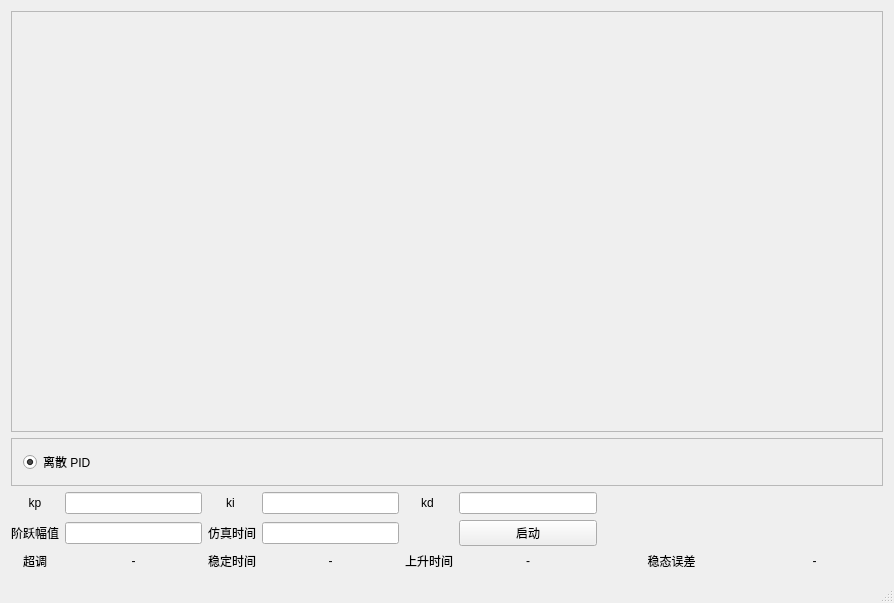
<?xml version="1.0" encoding="UTF-8"?>
<ui version="4.0">
 <class>MainWindow</class>
 <widget class="QMainWindow" name="MainWindow">
  <property name="geometry">
   <rect>
    <x>0</x>
    <y>0</y>
    <width>894</width>
    <height>603</height>
   </rect>
  </property>
  <property name="minimumSize">
   <size>
    <width>200</width>
    <height>100</height>
   </size>
  </property>
  <property name="windowTitle">
   <string>PID 仿真 made by 李成琨</string>
  </property>
  <widget class="QWidget" name="centralWidget">
   <layout class="QVBoxLayout" name="verticalLayout">
    <item>
     <widget class="QFrame" name="frame_2">
      <property name="frameShape">
       <enum>QFrame::StyledPanel</enum>
      </property>
      <property name="frameShadow">
       <enum>QFrame::Sunken</enum>
      </property>
      <property name="lineWidth">
       <number>1</number>
      </property>
      <property name="midLineWidth">
       <number>0</number>
      </property>
      <layout class="QVBoxLayout" name="verticalLayout_3">
       <property name="spacing">
        <number>0</number>
       </property>
       <property name="leftMargin">
        <number>0</number>
       </property>
       <property name="topMargin">
        <number>0</number>
       </property>
       <property name="rightMargin">
        <number>0</number>
       </property>
       <property name="bottomMargin">
        <number>0</number>
       </property>
       <item>
        <widget class="QCustomPlot" name="customPlot" native="true">
         <property name="sizePolicy">
          <sizepolicy hsizetype="Preferred" vsizetype="MinimumExpanding">
           <horstretch>0</horstretch>
           <verstretch>0</verstretch>
          </sizepolicy>
         </property>
        </widget>
       </item>
      </layout>
     </widget>
    </item>
    <item>
     <widget class="QFrame" name="frame">
      <property name="frameShape">
       <enum>QFrame::StyledPanel</enum>
      </property>
      <property name="frameShadow">
       <enum>QFrame::Raised</enum>
      </property>
      <layout class="QVBoxLayout" name="verticalLayout_2">
       <item>
        <layout class="QHBoxLayout" name="horizontalLayout">
         <item>
          <widget class="QRadioButton" name="radioButtonPositionPid">
           <property name="text">
            <string>离散 PID</string>
           </property>
           <property name="checked">
            <bool>true</bool>
           </property>
          </widget>
         </item>
         <item>
          <spacer name="horizontalSpacer_2">
           <property name="orientation">
            <enum>Qt::Horizontal</enum>
           </property>
           <property name="sizeHint" stdset="0">
            <size>
             <width>40</width>
             <height>20</height>
            </size>
           </property>
          </spacer>
         </item>
        </layout>
       </item>
      </layout>
     </widget>
    </item>
    <item>
     <layout class="QGridLayout" name="gridLayout">
      <item row="2" column="0">
       <widget class="QLabel" name="label">
        <property name="text">
         <string>超调</string>
        </property>
        <property name="alignment">
         <set>Qt::AlignCenter</set>
        </property>
       </widget>
      </item>
      <item row="0" column="4">
       <widget class="QLabel" name="labelKd">
        <property name="text">
         <string>kd   </string>
        </property>
        <property name="textFormat">
         <enum>Qt::RichText</enum>
        </property>
        <property name="alignment">
         <set>Qt::AlignCenter</set>
        </property>
       </widget>
      </item>
      <item row="0" column="0">
       <widget class="QLabel" name="labelKp">
        <property name="text">
         <string>kp</string>
        </property>
        <property name="alignment">
         <set>Qt::AlignCenter</set>
        </property>
       </widget>
      </item>
      <item row="1" column="5">
       <widget class="QPushButton" name="pushButtonRun">
        <property name="text">
         <string>启动</string>
        </property>
       </widget>
      </item>
      <item row="1" column="7">
       <spacer name="horizontalSpacer_6">
        <property name="orientation">
         <enum>Qt::Horizontal</enum>
        </property>
        <property name="sizeHint" stdset="0">
         <size>
          <width>40</width>
          <height>20</height>
         </size>
        </property>
       </spacer>
      </item>
      <item row="0" column="5">
       <widget class="QLineEdit" name="lineEditKd"/>
      </item>
      <item row="0" column="6">
       <spacer name="horizontalSpacer_4">
        <property name="orientation">
         <enum>Qt::Horizontal</enum>
        </property>
        <property name="sizeHint" stdset="0">
         <size>
          <width>40</width>
          <height>20</height>
         </size>
        </property>
       </spacer>
      </item>
      <item row="0" column="7">
       <spacer name="horizontalSpacer_3">
        <property name="orientation">
         <enum>Qt::Horizontal</enum>
        </property>
        <property name="sizeHint" stdset="0">
         <size>
          <width>40</width>
          <height>20</height>
         </size>
        </property>
       </spacer>
      </item>
      <item row="0" column="1">
       <widget class="QLineEdit" name="lineEditKp"/>
      </item>
      <item row="1" column="0">
       <widget class="QLabel" name="labelTarget">
        <property name="text">
         <string>阶跃幅值</string>
        </property>
       </widget>
      </item>
      <item row="1" column="2">
       <widget class="QLabel" name="labelN">
        <property name="text">
         <string>仿真时间</string>
        </property>
        <property name="alignment">
         <set>Qt::AlignCenter</set>
        </property>
       </widget>
      </item>
      <item row="0" column="2">
       <widget class="QLabel" name="labelKi">
        <property name="text">
         <string>ki    </string>
        </property>
        <property name="textFormat">
         <enum>Qt::RichText</enum>
        </property>
        <property name="alignment">
         <set>Qt::AlignCenter</set>
        </property>
       </widget>
      </item>
      <item row="0" column="3">
       <widget class="QLineEdit" name="lineEditKi"/>
      </item>
      <item row="1" column="6">
       <spacer name="horizontalSpacer_5">
        <property name="orientation">
         <enum>Qt::Horizontal</enum>
        </property>
        <property name="sizeHint" stdset="0">
         <size>
          <width>40</width>
          <height>20</height>
         </size>
        </property>
       </spacer>
      </item>
      <item row="1" column="3">
       <widget class="QLineEdit" name="lineEditN">
        <property name="minimumSize">
         <size>
          <width>0</width>
          <height>21</height>
         </size>
        </property>
       </widget>
      </item>
      <item row="2" column="1">
       <widget class="QLabel" name="labelovershoot">
        <property name="text">
         <string>-</string>
        </property>
        <property name="alignment">
         <set>Qt::AlignCenter</set>
        </property>
       </widget>
      </item>
      <item row="1" column="1">
       <widget class="QLineEdit" name="lineEditTarget"/>
      </item>
      <item row="2" column="2">
       <widget class="QLabel" name="label_2">
        <property name="text">
         <string>稳定时间</string>
        </property>
        <property name="alignment">
         <set>Qt::AlignCenter</set>
        </property>
       </widget>
      </item>
      <item row="2" column="3">
       <widget class="QLabel" name="labelts">
        <property name="text">
         <string>-</string>
        </property>
        <property name="alignment">
         <set>Qt::AlignCenter</set>
        </property>
       </widget>
      </item>
      <item row="2" column="4">
       <widget class="QLabel" name="label_4">
        <property name="text">
         <string>上升时间</string>
        </property>
        <property name="alignment">
         <set>Qt::AlignCenter</set>
        </property>
       </widget>
      </item>
      <item row="2" column="5">
       <widget class="QLabel" name="labeltr">
        <property name="text">
         <string>-</string>
        </property>
        <property name="alignment">
         <set>Qt::AlignCenter</set>
        </property>
       </widget>
      </item>
      <item row="2" column="6">
       <widget class="QLabel" name="label_3">
        <property name="text">
         <string>稳态误差</string>
        </property>
        <property name="alignment">
         <set>Qt::AlignCenter</set>
        </property>
       </widget>
      </item>
      <item row="2" column="7">
       <widget class="QLabel" name="labelsteady">
        <property name="text">
         <string>-</string>
        </property>
        <property name="alignment">
         <set>Qt::AlignCenter</set>
        </property>
       </widget>
      </item>
     </layout>
    </item>
   </layout>
  </widget>
  <widget class="QMenuBar" name="menuBar">
   <property name="geometry">
    <rect>
     <x>0</x>
     <y>0</y>
     <width>894</width>
     <height>26</height>
    </rect>
   </property>
  </widget>
  <widget class="QStatusBar" name="statusBar"/>
 </widget>
 <layoutdefault spacing="6" margin="11"/>
 <customwidgets>
  <customwidget>
   <class>QCustomPlot</class>
   <extends>QWidget</extends>
   <header>qcustomplot.h</header>
   <container>1</container>
  </customwidget>
 </customwidgets>
 <resources/>
 <connections/>
</ui>
